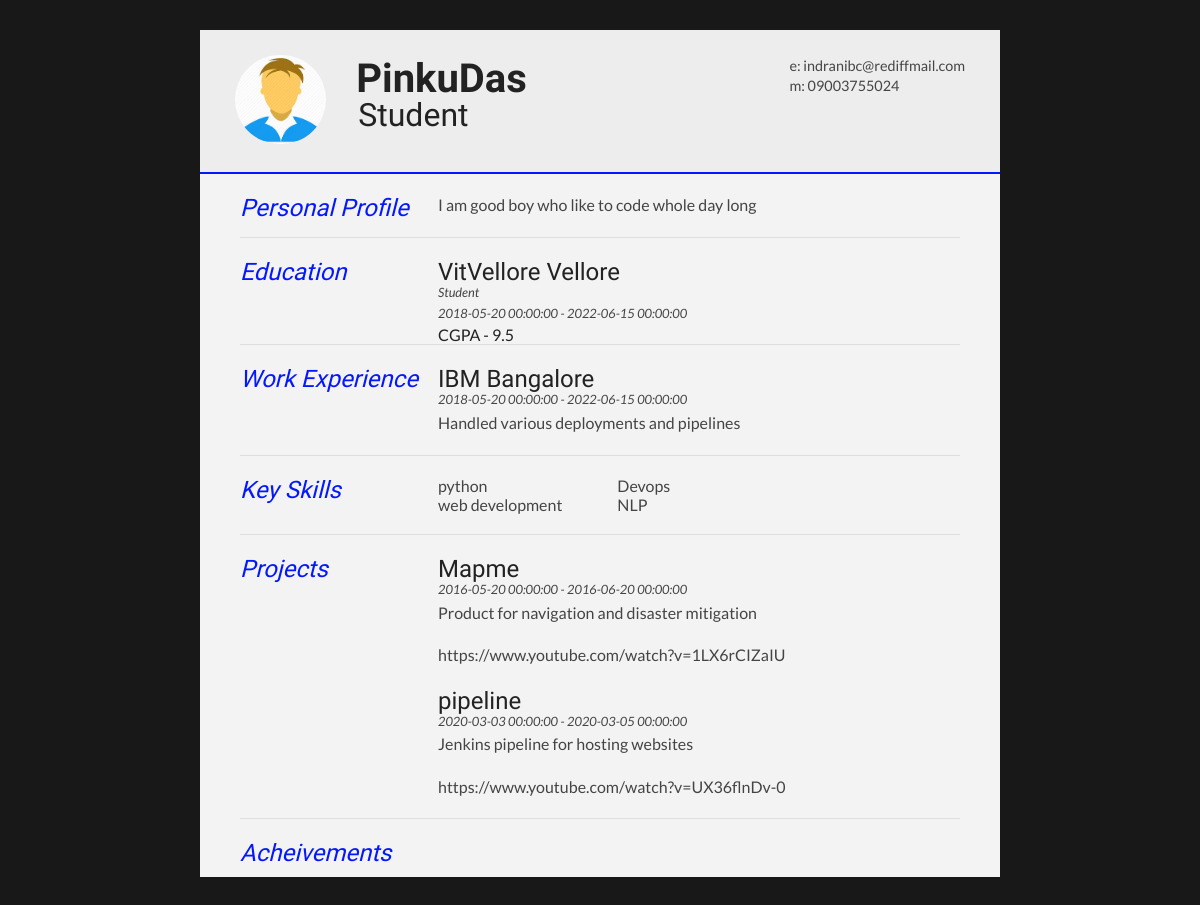
Before: /resume (signed in) with the older database file.
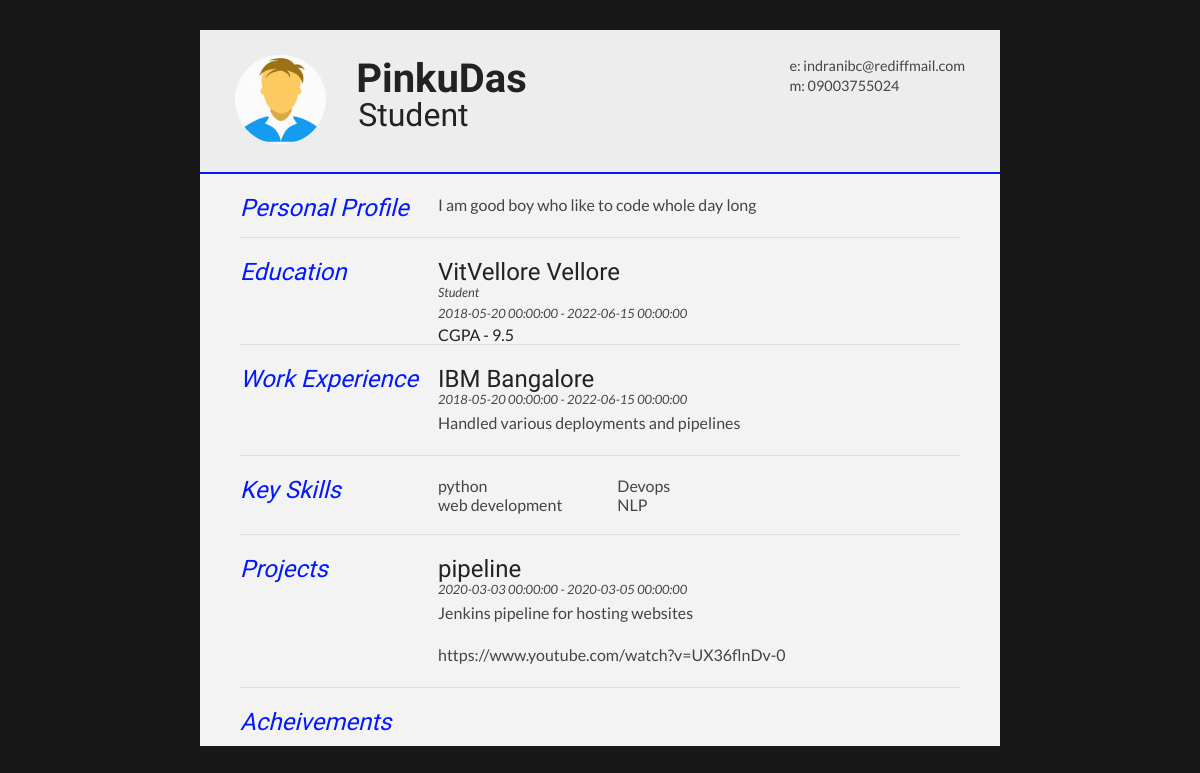
After: the same page with the newer database file.
### resume/models.py (models this page shows, shortened)
class userdetails(db.Model):
    id = db.Column(db.Integer, primary_key=True)
    name = db.Column(db.String(20),unique=True,nullable=False)
    email = db.Column(db.String(120),unique=True,nullable=False)
    designation = db.Column(db.String(120),unique=True,nullable=False)
    phoneno =  db.Column(db.String(15),unique=True,nullable=False)
    profile = db.Column(db.Text,nullable=False)
    user_id= db.Column(db.Integer,db.ForeignKey('user.id'),nullable=False)

class education(db.Model):
    id = db.Column(db.Integer, primary_key=True)
    name = db.Column(db.String(100),nullable=False)
    start = db.Column(db.DateTime,nullable=False,default=datetime.utcnow())
    end = db.Column(db.DateTime,nullable=False,default=datetime.utcnow())
    cgpa = db.Column(db.Integer,nullable=False)
    user_id= db.Column(db.Integer,db.ForeignKey('user.id'),nullable=False)

class experience(db.Model):
    id = db.Column(db.Integer, primary_key=True)
    company = db.Column(db.String(100),nullable=False)
    position = db.Column(db.String(100),nullable=False)
    startexp = db.Column(db.DateTime,nullable=False,default=datetime.utcnow())
    endexp = db.Column(db.DateTime,nullable=False,default=datetime.utcnow())
    content = db.Column(db.Text,nullable=False)
    user_id= db.Column(db.Integer,db.ForeignKey('user.id'),nullable=False)

class skills(db.Model):
    id = db.Column(db.Integer, primary_key=True)
    skillname = db.Column(db.String(100),nullable=False)
    user_id= db.Column(db.Integer,db.ForeignKey('user.id'),nullable=False)

class projects(db.Model):
    id = db.Column(db.Integer, primary_key=True)
    projectname = db.Column(db.String(100),nullable=False)
    startpro = db.Column(db.DateTime,nullable=False,default=datetime.utcnow())
    endpro = db.Column(db.DateTime,nullable=False,default=datetime.utcnow())
    description = db.Column(db.Text,default=None)
    url = db.Column(db.String(100),default=None)
    user_id= db.Column(db.Integer,db.ForeignKey('user.id'),nullable=False)

### resume/routes.py (the view)
@app.route("/resume",methods=["GET","POST"])
@login_required
def resumeview():
    edu = education.query.filter_by(edu=current_user).all()
    exp = experience.query.filter_by(exp=current_user).all()
    pro = projects.query.filter_by(pro=current_user).all()
    usr = userdetails.query.filter_by(details=current_user).first()
    skillsadded = skills.query.filter_by(skill=current_user).all()
    achmade = achievements.query.filter_by(ach=current_user).all()
    image_file = url_for('static',filename='profiles/'+ current_user.image_file)
    return render_template("resume.html",edu=edu,exp=exp,pro=pro,usr=usr,sk=skillsadded,achmade=achmade,image_file=image_file)

### resume/models.py (called while the page is built)
@login_manager.user_loader
def load_user(id):
    return user.query.get(int(id))

### resume/templates/resume.html (shortened to what this page needs)
<!DOCTYPE html>
<html>
<head>
<link type="text/css" rel="stylesheet" href="../static/resume.css">
</head>
<body id="top">
<div id="cv" class="instaFade">
	<div class="mainDetails">
		<div id="headshot" class="quickFade">
			<img src="{{ image_file }}" alt="{{ usr.name }}" />
		</div>
		<div id="name">
			<h1 class="quickFade delayTwo">{{ usr.name }}</h1>
			 <h2 class="quickFade delayThree"> {{  usr.designation }} </h2>
		</div>
		<div id="contactDetails" class="quickFade delayFour">
			<ul>
				<li>e: <a href="#" target="_blank"> {{ usr.email }}</a></li>
				<li>m: {{ usr.phoneno }}</li>
			</ul>
		</div>
	</div>
	<div id="mainArea" class="quickFade delayFive">
		<section>
			<article>
				<div class="sectionTitle">
					<h1>Personal Profile</h1>
				</div>
				<div class="sectionContent">
					<p> {{ usr.profile }}</p>
				</div>
			</article>
		</section>
		<section>
			<div class="sectionTitle">
				<h1>Education</h1>
			</div>
			<div class="sectionContent">
				{% for education in edu %}
				<article>
					<h2>{{ education.name }}</h2>
					<p class="subDetails">Student</p>
					<p class="subDetails"> {{ education.start }} - {{ education.end }}</p>
					<h3>CGPA - {{ education.cgpa }}</h3>
				</article>
				{% endfor %}
			</div>
		</section>
		<section>
			<div class="sectionTitle">
				<h1>Work Experience</h1>
			</div>
			<div class="sectionContent">
				{%  for experience in exp %}
				<article>
					<h2>{{ experience.company }}</h2>
					<p class="subDetails">{{ experience.startexp }} - {{ experience.endexp }}</p>
					<p>{{ experience.content }}</p>
				</article>
				{% endfor %}
			</div>
		</section>
		<section>
			<div class="sectionTitle">
				<h1>Key Skills</h1>
			</div>
			<div class="sectionContent">
				<ul class="keySkills">
					{% for skills in sk %}
					<li>{{  skills.skillname }}</li>
					{% endfor %}
				</ul>
			</div>
		</section>
		<section>
			<div class="sectionTitle">
					<h1>Projects</h1>
			</div>
			<div class="sectionContent">
				{% for project in pro %}
				<article>
					<h2>{{ project.projectname }}</h2>
					<p class="subDetails">{{ project.startpro }} - {{ project.endpro }} </p>
					<p>{{ project.description }}</p>
					<p>{{ project.url }}</p>
				</article>
				{% endfor %}
			</div>
		</section>
		<section>
			<div class="sectionTitle">
					<h1>Acheivements</h1>
			</div>
		</section>
	</div>
</div>
</body>
</html>

### resume/static/resume.css (style rules this page uses)
html,body,div,span,object,iframe,h1,h2,h3,h4,h5,h6,p,blockquote,pre,abbr,address,cite,code,del,dfn,em,img,ins,kbd,q,samp,small,strong,sub,sup,var,b,i,dl,dt,dd,ol,ul,li,fieldset,form,label,legend,table,caption,tbody,tfoot,thead,tr,th,td,article,aside,canvas,details,figcaption,figure,footer,header,hgroup,menu,nav,section,summary,time,mark,audio,video { border:0; font:inherit; font-size:100%; margin:0; padding:0; vertical-align:baseline; height: auto; }
article,aside,details,figcaption,figure,footer,header,hgroup,menu,nav,section { display:block; }
html, body { background: #181818; font-family: 'Lato', helvetica, arial, sans-serif; font-size: 16px; color: #222; }
p { font-size: 1em; line-height: 1.4em; margin-bottom: 20px; color: #444; }
#cv { width: 100%; max-width: 800px; background: #f3f3f3; margin: 30px auto; height: auto; }
.mainDetails { padding: 25px 35px; border-bottom: 2px solid #0318fc; background: #ededed; }
#name h1 { font-size: 2.5em; font-weight: 700; font-family: 'Rokkitt', Helvetica, Arial, sans-serif; margin-bottom: -6px; }
#name h2 { font-size: 2em; margin-left: 2px; font-family: 'Rokkitt', Helvetica, Arial, sans-serif; }
#mainArea { padding: 0 40px; }
#headshot { width: 12.5%; float: left; margin-right: 30px; }
#headshot img { width: 100%; height: auto; -webkit-border-radius: 50px; border-radius: 50px; }
#name { float: left; }
#contactDetails { float: right; }
#contactDetails ul { list-style-type: none; font-size: 0.9em; margin-top: 2px; }
#contactDetails ul li { margin-bottom: 3px; color: #444; }
#contactDetails ul li a, a[href^=tel] { color: #444; text-decoration: none; -webkit-transition: all .3s ease-in; -moz-transition: all .3s ease-in; -o-transition: all .3s ease-in; -ms-transition: all .3s ease-in; transition: all .3s ease-in; }
section { border-top: 1px solid #dedede; padding: 20px 0 0; }
section:first-child { border-top: 0; }
section:last-child { padding: 20px 0 10px; }
.sectionTitle { float: left; width: 25%; }
.sectionContent { float: right; width: 72.5%; }
.sectionTitle h1 { font-family: 'Rokkitt', Helvetica, Arial, sans-serif; font-style: italic; font-size: 1.5em; color: #0318fc; }
.sectionContent h2 { font-family: 'Rokkitt', Helvetica, Arial, sans-serif; font-size: 1.5em; margin-bottom: -2px; }
.subDetails { font-size: 0.8em; font-style: italic; margin-bottom: 3px; }
.keySkills { list-style-type: none; -moz-column-count:3; -webkit-column-count:3; column-count:3; margin-bottom: 20px; font-size: 1em; color: #444; }
.instaFade { -webkit-animation-name: reset, fade-in; -webkit-animation-duration: 0.5s; -webkit-animation-timing-function: ease-in; -moz-animation-name: reset, fade-in; -moz-animation-duration: 0.5s; -moz-animation-timing-function: ease-in; animation-name: reset, fade-in; animation-duration: 0.5s; animation-timing-function: ease-in; }
.quickFade { -webkit-animation-name: reset, fade-in; -webkit-animation-duration: 0.5s; -webkit-animation-timing-function: ease-in; -moz-animation-name: reset, fade-in; -moz-animation-duration: 0.5s; -moz-animation-timing-function: ease-in; animation-name: reset, fade-in; animation-duration: 0.5s; animation-timing-function: ease-in; }
.delayTwo { -webkit-animation-delay: 0, 1s; -moz-animation-delay: 0, 1s; animation-delay: 0, 1s; }
.delayThree { -webkit-animation-delay: 0, 0.5s; -moz-animation-delay: 0, 0.5s; animation-delay: 0, 0.5s; }
.delayFour { -webkit-animation-delay: 0, 2s; -moz-animation-delay: 0, 2s; animation-delay: 0, 2s; }
.delayFive { -webkit-animation-delay: 0, 0.5s; -moz-animation-delay: 0, 0.5s; animation-delay: 0, 0.5s; }

Changed rows visible on the page:
removed projects: projectname "Mapme", startpro "2016-05-20 00:00:00", endpro "2016-06-20 00:00:00", description "Product for navigation and disaster mitigation", url "https://www.youtube.com/watch?v=1LX6rCIZaIU"
